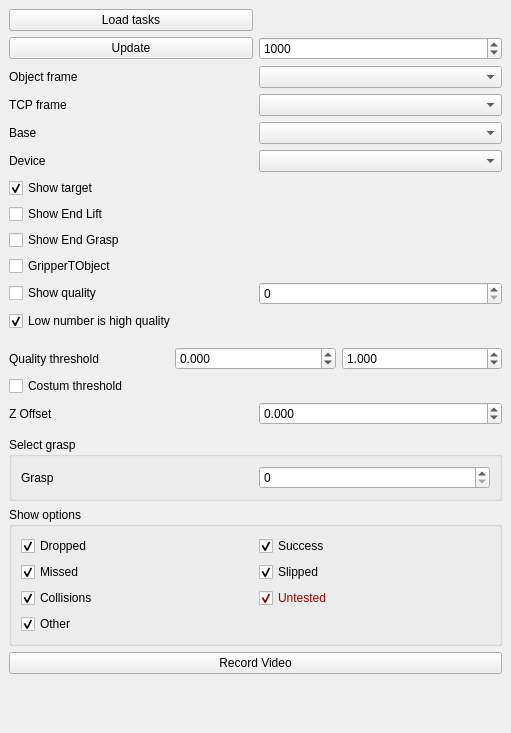
<?xml version="1.0" encoding="UTF-8"?>
<ui version="4.0">
 <class>GTaskVisPlugin</class>
 <widget class="QDockWidget" name="GTaskVisPlugin">
  <property name="geometry">
   <rect>
    <x>0</x>
    <y>0</y>
    <width>511</width>
    <height>733</height>
   </rect>
  </property>
  <property name="windowTitle">
   <string>GraspTask Visualisation</string>
  </property>
  <widget class="QWidget" name="dockWidgetContents">
   <layout class="QVBoxLayout" name="verticalLayout_2">
    <item>
     <layout class="QGridLayout" name="gridLayout_4">
      <item row="0" column="0">
       <layout class="QGridLayout" name="gridLayout">
        <item row="0" column="0">
         <widget class="QPushButton" name="_loadTaskBtn">
          <property name="text">
           <string>Load tasks</string>
          </property>
         </widget>
        </item>
        <item row="2" column="0">
         <widget class="QPushButton" name="_updateBtn">
          <property name="text">
           <string>Update</string>
          </property>
         </widget>
        </item>
        <item row="2" column="1">
         <widget class="QSpinBox" name="_nrOfTargetSpin">
          <property name="minimum">
           <number>1</number>
          </property>
          <property name="maximum">
           <number>1000000</number>
          </property>
          <property name="singleStep">
           <number>10</number>
          </property>
          <property name="value">
           <number>1000</number>
          </property>
         </widget>
        </item>
        <item row="3" column="1">
         <widget class="QComboBox" name="_frameSelectBox"/>
        </item>
        <item row="3" column="0">
         <widget class="QLabel" name="label">
          <property name="text">
           <string>Object frame</string>
          </property>
         </widget>
        </item>
        <item row="4" column="0">
         <widget class="QLabel" name="label_4">
          <property name="text">
           <string>TCP frame</string>
          </property>
         </widget>
        </item>
        <item row="4" column="1">
         <widget class="QComboBox" name="_tcpSelectBox"/>
        </item>
        <item row="5" column="0">
         <widget class="QLabel" name="label_5">
          <property name="text">
           <string>Base</string>
          </property>
         </widget>
        </item>
        <item row="5" column="1">
         <widget class="QComboBox" name="_baseSelectBox"/>
        </item>
        <item row="6" column="0">
         <widget class="QLabel" name="label_6">
          <property name="text">
           <string>Device</string>
          </property>
         </widget>
        </item>
        <item row="6" column="1">
         <widget class="QComboBox" name="_deviceSelectBox"/>
        </item>
       </layout>
      </item>
      <item row="1" column="0">
       <layout class="QGridLayout" name="gridLayout_2">
        <property name="bottomMargin">
         <number>6</number>
        </property>
        <item row="2" column="0">
         <widget class="QCheckBox" name="_showEndGraspTargetBox">
          <property name="text">
           <string>Show End Grasp</string>
          </property>
         </widget>
        </item>
        <item row="1" column="0">
         <widget class="QCheckBox" name="_showEndLiftTargetBox">
          <property name="text">
           <string>Show End Lift</string>
          </property>
         </widget>
        </item>
        <item row="0" column="0">
         <widget class="QCheckBox" name="_showTargetBox">
          <property name="text">
           <string>Show target</string>
          </property>
          <property name="checked">
           <bool>true</bool>
          </property>
         </widget>
        </item>
        <item row="5" column="0">
         <layout class="QHBoxLayout" name="horizontalLayout_2">
          <item>
           <widget class="QCheckBox" name="_showQuality">
            <property name="text">
             <string>Show quality</string>
            </property>
           </widget>
          </item>
          <item>
           <widget class="QSpinBox" name="_qualitySpin"/>
          </item>
         </layout>
        </item>
        <item row="9" column="0">
         <layout class="QHBoxLayout" name="horizontalLayout">
          <property name="topMargin">
           <number>0</number>
          </property>
          <item>
           <widget class="QLabel" name="label_2">
            <property name="text">
             <string>Z Offset</string>
            </property>
           </widget>
          </item>
          <item>
           <widget class="QDoubleSpinBox" name="_zoffsetSpin">
            <property name="decimals">
             <number>3</number>
            </property>
            <property name="minimum">
             <double>-1.000000000000000</double>
            </property>
            <property name="maximum">
             <double>1.000000000000000</double>
            </property>
            <property name="singleStep">
             <double>0.002000000000000</double>
            </property>
           </widget>
          </item>
         </layout>
        </item>
        <item row="7" column="0">
         <layout class="QHBoxLayout" name="horizontalLayout_3">
          <property name="topMargin">
           <number>10</number>
          </property>
          <item>
           <widget class="QLabel" name="label_3">
            <property name="text">
             <string>Quality threshold</string>
            </property>
           </widget>
          </item>
          <item>
           <widget class="QDoubleSpinBox" name="_fromThresSpin">
            <property name="decimals">
             <number>3</number>
            </property>
            <property name="minimum">
             <double>-10.000000000000000</double>
            </property>
            <property name="maximum">
             <double>10.000000000000000</double>
            </property>
            <property name="singleStep">
             <double>0.001000000000000</double>
            </property>
           </widget>
          </item>
          <item>
           <widget class="QDoubleSpinBox" name="_toThresSpin">
            <property name="decimals">
             <number>3</number>
            </property>
            <property name="singleStep">
             <double>0.001000000000000</double>
            </property>
            <property name="value">
             <double>1.000000000000000</double>
            </property>
           </widget>
          </item>
         </layout>
        </item>
        <item row="3" column="0">
         <widget class="QCheckBox" name="_invertBox">
          <property name="text">
           <string>GripperTObject</string>
          </property>
         </widget>
        </item>
        <item row="6" column="0">
         <widget class="QCheckBox" name="_lowIsHigh">
          <property name="text">
           <string>Low number is high quality</string>
          </property>
          <property name="checked">
           <bool>true</bool>
          </property>
         </widget>
        </item>
        <item row="8" column="0">
         <widget class="QCheckBox" name="_costumThreshold">
          <property name="text">
           <string>Costum threshold</string>
          </property>
         </widget>
        </item>
       </layout>
      </item>
      <item row="2" column="0">
       <widget class="QGroupBox" name="groupBox_2">
        <property name="title">
         <string>Select grasp</string>
        </property>
        <layout class="QGridLayout" name="gridLayout_5">
         <item row="0" column="0">
          <widget class="QLabel" name="label_7">
           <property name="text">
            <string>Grasp</string>
           </property>
          </widget>
         </item>
         <item row="0" column="1">
          <widget class="QSpinBox" name="_graspSelectSpin"/>
         </item>
        </layout>
       </widget>
      </item>
      <item row="3" column="0">
       <widget class="QGroupBox" name="groupBox">
        <property name="title">
         <string>Show options</string>
        </property>
        <layout class="QGridLayout" name="gridLayout_3">
         <item row="1" column="1">
          <widget class="QCheckBox" name="_slippedBox">
           <property name="text">
            <string>Slipped</string>
           </property>
           <property name="checked">
            <bool>true</bool>
           </property>
          </widget>
         </item>
         <item row="0" column="1">
          <widget class="QCheckBox" name="_successBox">
           <property name="text">
            <string>Success</string>
           </property>
           <property name="checked">
            <bool>true</bool>
           </property>
          </widget>
         </item>
         <item row="0" column="0">
          <widget class="QCheckBox" name="_droppedBox">
           <property name="text">
            <string>Dropped</string>
           </property>
           <property name="checked">
            <bool>true</bool>
           </property>
          </widget>
         </item>
         <item row="3" column="1">
          <widget class="QCheckBox" name="_untestedBox">
           <property name="palette">
            <palette>
             <active>
              <colorrole role="WindowText">
               <brush brushstyle="SolidPattern">
                <color alpha="255">
                 <red>170</red>
                 <green>0</green>
                 <blue>0</blue>
                </color>
               </brush>
              </colorrole>
              <colorrole role="Text">
               <brush brushstyle="SolidPattern">
                <color alpha="255">
                 <red>170</red>
                 <green>0</green>
                 <blue>0</blue>
                </color>
               </brush>
              </colorrole>
              <colorrole role="ButtonText">
               <brush brushstyle="SolidPattern">
                <color alpha="255">
                 <red>170</red>
                 <green>0</green>
                 <blue>0</blue>
                </color>
               </brush>
              </colorrole>
              <colorrole role="ToolTipText">
               <brush brushstyle="SolidPattern">
                <color alpha="255">
                 <red>170</red>
                 <green>0</green>
                 <blue>0</blue>
                </color>
               </brush>
              </colorrole>
             </active>
             <inactive>
              <colorrole role="WindowText">
               <brush brushstyle="SolidPattern">
                <color alpha="255">
                 <red>170</red>
                 <green>0</green>
                 <blue>0</blue>
                </color>
               </brush>
              </colorrole>
              <colorrole role="Text">
               <brush brushstyle="SolidPattern">
                <color alpha="255">
                 <red>170</red>
                 <green>0</green>
                 <blue>0</blue>
                </color>
               </brush>
              </colorrole>
              <colorrole role="ButtonText">
               <brush brushstyle="SolidPattern">
                <color alpha="255">
                 <red>170</red>
                 <green>0</green>
                 <blue>0</blue>
                </color>
               </brush>
              </colorrole>
              <colorrole role="ToolTipText">
               <brush brushstyle="SolidPattern">
                <color alpha="255">
                 <red>170</red>
                 <green>0</green>
                 <blue>0</blue>
                </color>
               </brush>
              </colorrole>
             </inactive>
             <disabled>
              <colorrole role="WindowText">
               <brush brushstyle="SolidPattern">
                <color alpha="255">
                 <red>118</red>
                 <green>118</green>
                 <blue>117</blue>
                </color>
               </brush>
              </colorrole>
              <colorrole role="Text">
               <brush brushstyle="SolidPattern">
                <color alpha="255">
                 <red>118</red>
                 <green>118</green>
                 <blue>117</blue>
                </color>
               </brush>
              </colorrole>
              <colorrole role="ButtonText">
               <brush brushstyle="SolidPattern">
                <color alpha="255">
                 <red>118</red>
                 <green>118</green>
                 <blue>117</blue>
                </color>
               </brush>
              </colorrole>
              <colorrole role="ToolTipText">
               <brush brushstyle="SolidPattern">
                <color alpha="255">
                 <red>170</red>
                 <green>0</green>
                 <blue>0</blue>
                </color>
               </brush>
              </colorrole>
             </disabled>
            </palette>
           </property>
           <property name="text">
            <string>Untested</string>
           </property>
           <property name="checked">
            <bool>true</bool>
           </property>
          </widget>
         </item>
         <item row="1" column="0">
          <widget class="QCheckBox" name="_missedBox">
           <property name="text">
            <string>Missed</string>
           </property>
           <property name="checked">
            <bool>true</bool>
           </property>
          </widget>
         </item>
         <item row="4" column="0">
          <widget class="QCheckBox" name="_otherBox">
           <property name="text">
            <string>Other</string>
           </property>
           <property name="checked">
            <bool>true</bool>
           </property>
          </widget>
         </item>
         <item row="3" column="0">
          <widget class="QCheckBox" name="_collisionsBox">
           <property name="text">
            <string>Collisions</string>
           </property>
           <property name="checked">
            <bool>true</bool>
           </property>
          </widget>
         </item>
        </layout>
       </widget>
      </item>
      <item row="5" column="0">
       <spacer name="verticalSpacer">
        <property name="orientation">
         <enum>Qt::Vertical</enum>
        </property>
        <property name="sizeHint" stdset="0">
         <size>
          <width>20</width>
          <height>40</height>
         </size>
        </property>
       </spacer>
      </item>
      <item row="4" column="0">
       <widget class="QPushButton" name="btnRecordVideo">
        <property name="text">
         <string>Record Video</string>
        </property>
       </widget>
      </item>
     </layout>
    </item>
   </layout>
  </widget>
 </widget>
 <resources/>
 <connections/>
</ui>
